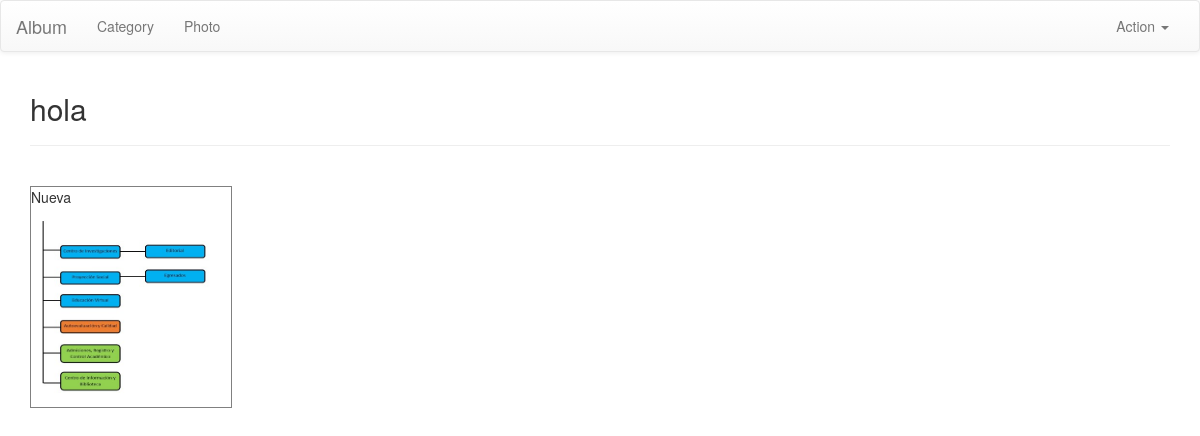
Page /album/category/5/detail/ on the committed database.
### album/models.py (models this page shows, shortened)
class Category(models.Model):
    name = models.CharField(max_length=50)

class Photo(models.Model):
    category = models.ForeignKey('Category', on_delete=models.PROTECT)
    title = models.CharField(max_length=50, default='No title')
    photo = models.ImageField(upload_to='photos/')
    pub_date = models.DateField(auto_now_add=True)
    favorite = models.BooleanField(default=False)
    comment = models.CharField(max_length=200, blank=True)

### album/views.py (the view)
# urls.py: url(r'^category/(?P<category_id>\d+)/detail/$', views.category_detail,
def category_detail(request, category_id):
	category = Category.objects.get(id=category_id)
	context = {'object': category}
	return render(request, 'album/category_detail.html', context)

### album/templates/album/category_detail.html (shortened to what this page needs)
{% extends 'base.html' %}
{% load static %}
{% block section %}
<h2>{{ object.name }}</h2>
<hr>
{% endblock section %}
{% block maincontent %}
<div>
	<table border="1px">
		<tr>
			{% for p in object.photo_set.all %}
			<td>
				<div>{{ p.title }}</div>
				<div>
						<img src= "{% static p.photo.url %}"
						style= "width:200px;height:200px"/>
				</div>
			</td>
			{% endfor %}
		</tr> ​
	</table>
</div>
{% endblock maincontent %}

### rows in the picture
Category: name "hola"
Photo: title "Nueva", photo (picture)
